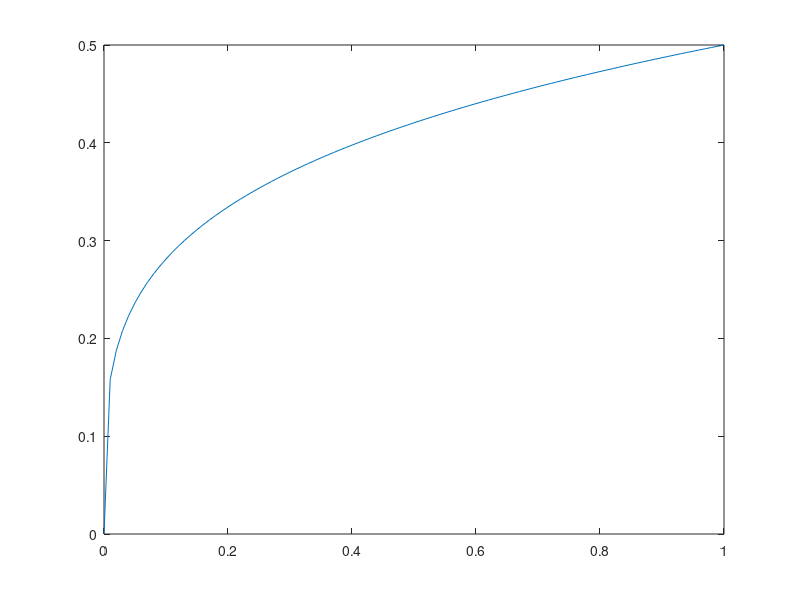

Write the MATLAB code that produced this figure. (Note: this script raises an error after producing the figure.)
clear all
x=[0:0.01:1];
%y =  2 ./ (1 + exp(-7*x))-1;
y=0.5*x.^(0.25);
plot(x,y)


LastName = {'Smith';'Johnson';'Williams';'Jones';'Brown'};
Age = [38;43;38;40;49];
Height = [71;69;64;67;64];
Weight = [176;163;131;133;119];
T = table(Age,Height,Weight,'RowNames',LastName);

uitable('Data',T{:,:},'ColumnName',T.Properties.VariableNames,...
    'RowName',T.Properties.RowNames,'Units', 'Normalized', 'Position',[0, 0, 1, 1]);